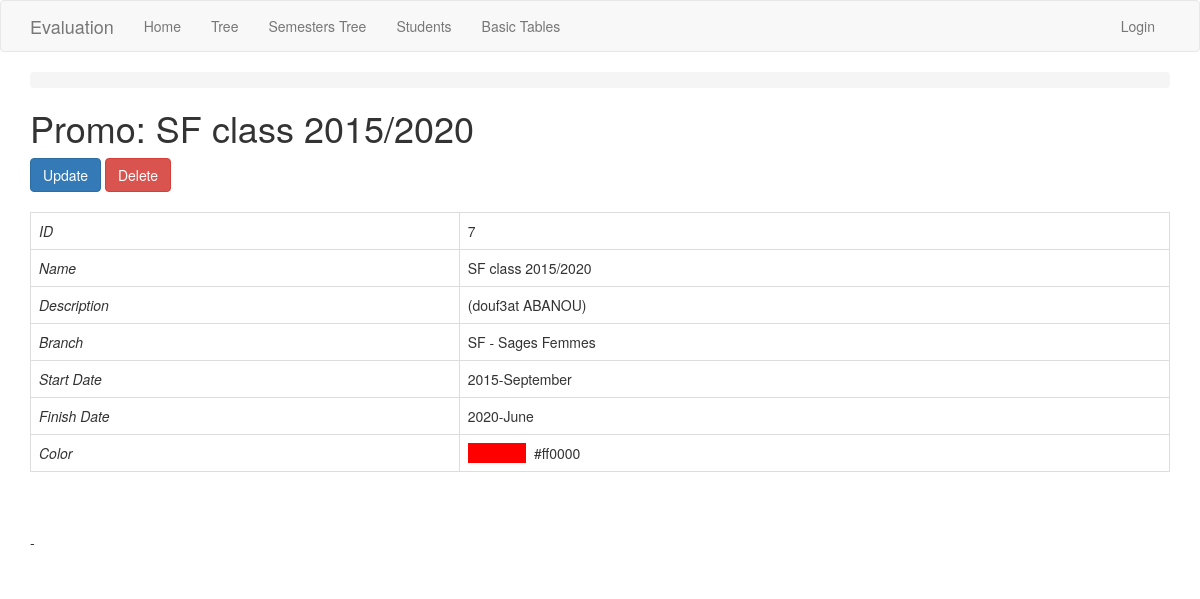
/promo/7/, run on the app's committed database.
### app/models.py (models this page shows, shortened)
class Promo(db.Model):
    id = db.Column(db.Integer, primary_key=True)
    name = db.Column(db.String(250), index=True, unique=True)
    display_name = db.Column(db.String(250))
    start_date = db.Column(db.Date)
    finish_date = db.Column(db.Date)
    color = db.Column(db.String(50))
    branch_id = db.Column(db.Integer, db.ForeignKey('branch.id'))
    sessions = db.relationship('Session', backref='promo')
    annual_session = db.relationship('AnnualSession', back_populates='promo')
    def get_color(self):
        return '#333333' if self.color == None or self.color == '' else self.color

class Branch(db.Model):
    id = db.Column(db.Integer, primary_key=True)
    name = db.Column(db.String(100), index=True, unique=True)
    description = db.Column(db.String(150))
    school_id = db.Column(db.Integer, db.ForeignKey('school.id'))
    students = db.relationship('Student', backref='branch')
    semesters = db.relationship('Semester', backref='branch')
    promos = db.relationship('Promo', backref='branch', order_by='Promo.start_date, Promo.name')

### app/routesBasicTables.py (the view)
@app.route('/promo/<int:id>/', methods=['GET', 'POST'])
@register_breadcrumb(app, '.basic.promo.view', 'View')
def promo_view(id):
    promo = Promo.query.get_or_404(id)
    return render_template('basic-forms/promo/view.html', title='Promo View', promo=promo)

### app/templates/basic-forms/promo/view.html (shortened to what this page needs)
{% extends "base.html" %}
{% block app_content %}
    <h1>Promo: {{promo.name}}</h1>
    <div>
        <a class="btn btn-primary" href="{{ url_for('promo_update', id=promo.id) }}">Update</a>
        <button class="btn btn-danger"
            data-href="{{url_for('promo_delete', id=promo.id)}}"
            data-toggle="modal" data-target="#confirm-delete">
            Delete
        </button>
    </div>
    <div>
        <table class="table table-bordered">
          <tr><td><i>ID</i></td> <td>{{promo.id}}</td></tr>
          <tr><td><i>Name</i></td> <td>{{promo.name}}</td></tr>
          <tr><td><i>Description</i></td> <td>{{promo.display_name}}</td></tr>
          <tr>
            <td><i>Branch</i></td>
            {% if promo.branch != None %}
            <td>{{ promo.branch.name + " - " + promo.branch.description | replace('None', '') }}</td>
            {% else %}
            <td>{{ promo.branch.name }}</td>
            {% endif %}
          </tr>
          <tr><td><i>Start Date</i></td> <td>
            {% if promo.start_date != None %}
              {{promo.start_date.strftime('%Y-%B') | replace('None', '')}}
            {% endif %}
          </td></tr>
          <tr><td><i>Finish Date</i></td> <td>
            {% if promo.finish_date != None %}
              {{promo.finish_date.strftime('%Y-%B') | replace('None', '')}}
            {% endif %}
          </td></tr>
          <tr>
            <td><i>Color</i></td>
            <td>
              <span style="background-color: {{ promo.get_color() }};"
              >               </span>  {{ promo.get_color() }}
            </td></tr>
        </table>
      - </br>
    </div>
{% endblock %}

### data on the page
Promo: name "SF class 2015/2020", id "7", display_name "(douf3at ABANOU)", start_date "2015-September", finish_date "2020-June", get_color "#ff0000"
Branch: branch "SF - Sages Femmes"
